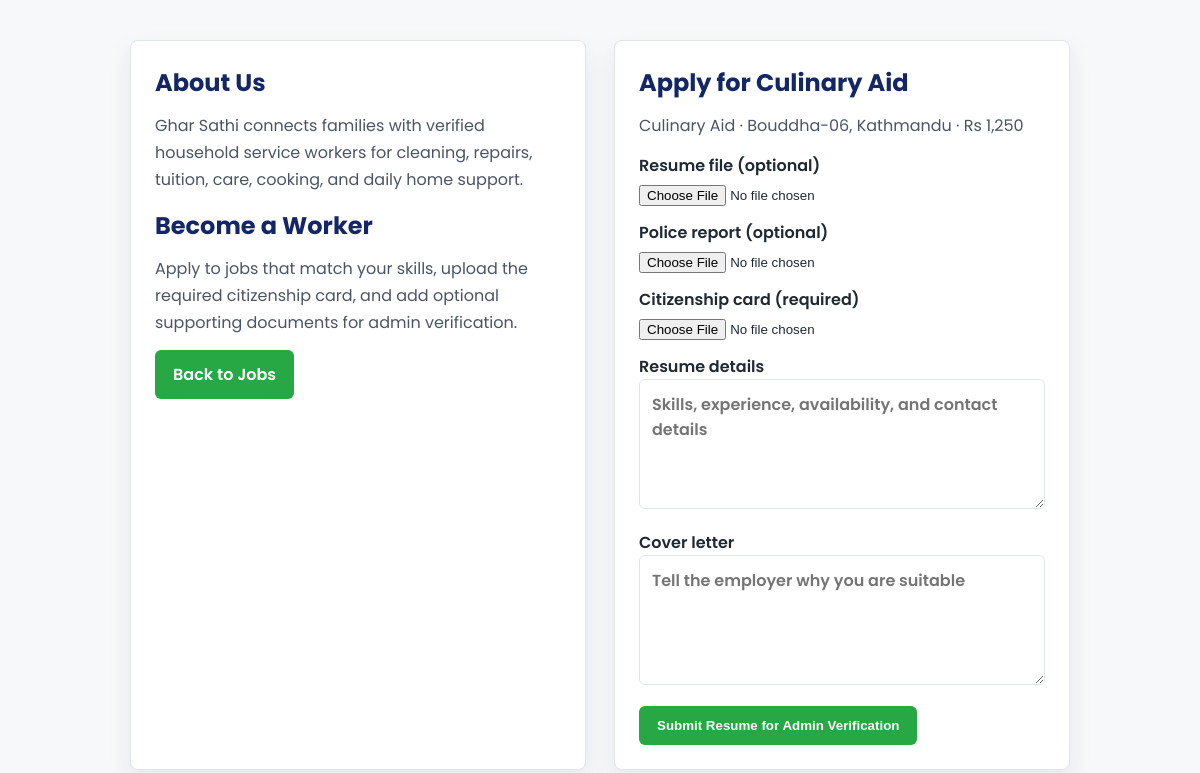
Screenshot of /AboutUsPage/apply_resume.php?job_id=2 (signed in) with the database file from the repository.
### tables this page shows
CREATE TABLE IF NOT EXISTS jobs (
    job_id INT AUTO_INCREMENT PRIMARY KEY,
    employer_id INT NOT NULL,
    category_id INT NOT NULL,
    title VARCHAR(150) NOT NULL,
    description TEXT,
    job_type VARCHAR(50),
    salary DECIMAL(10,2) DEFAULT 0,
    location VARCHAR(100),
    created_at TIMESTAMP DEFAULT CURRENT_TIMESTAMP,
    FOREIGN KEY (employer_id) REFERENCES users(user_id) ON DELETE CASCADE,
    FOREIGN KEY (category_id) REFERENCES categories(category_id) ON DELETE CASCADE
);

CREATE TABLE IF NOT EXISTS categories (
    category_id INT AUTO_INCREMENT PRIMARY KEY,
    category_name VARCHAR(100) NOT NULL UNIQUE
);

### includes/app.php (called while the page is built, shortened)
<?php
function e($value) {
    return htmlspecialchars((string) $value, ENT_QUOTES, 'UTF-8');
}
    ?>

### AboutUsPage/apply_resume.php (the view, shortened to what this page needs)
<?php
require_once __DIR__ . '/../includes/app.php';
$jobId = (int) ($_GET['job_id'] ?? $_POST['job_id'] ?? 0);
$job = null;
if ($jobId > 0) {
    $stmt = mysqli_prepare(
        $conn,
        'SELECT jobs.*, categories.category_name
         FROM jobs
         INNER JOIN categories ON categories.category_id = jobs.category_id
         WHERE jobs.job_id = ? LIMIT 1'
    );
    mysqli_stmt_bind_param($stmt, 'i', $jobId);
    mysqli_stmt_execute($stmt);
    $job = mysqli_fetch_assoc(mysqli_stmt_get_result($stmt));
}
?>
<!DOCTYPE html>
<html lang="en">
<head>
<link rel="stylesheet" href="aboutus.css">
</head>
<body>
<main class="apply-wrap">
<section class="apply-panel">
<h1>About Us</h1>
<p>Ghar Sathi connects families with verified household service workers for cleaning, repairs, tuition, care, cooking, and daily home support.</p>
<h2>Become a Worker</h2>
<p>Apply to jobs that match your skills, upload the required citizenship card, and add optional supporting documents for admin verification.</p>
<a class="back-link" href="../JobsPage/jobs.php">Back to Jobs</a>
</section>
<section class="apply-panel">
<?php if (!$job): ?>
<h2>Job not found</h2>
<p>Please return to the jobs page and choose a valid job.</p>
<?php else: ?>
<h2>Apply for <?php echo e($job['title']); ?></h2>
<p><?php echo e($job['category_name']); ?> · <?php echo e($job['location']); ?> · Rs <?php echo e(number_format((float) $job['salary'], 0)); ?></p>
<form class="resume-form" action="../JobsPage/apply_job.php" method="POST" enctype="multipart/form-data">
<label>Resume file <span class="muted">(optional)</span>
<input type="file" name="resume" accept=".pdf,.doc,.docx,.jpg,.jpeg,.png">
</label>
<label>Police report <span class="muted">(optional)</span>
<input type="file" name="police_report" accept=".pdf,.doc,.docx,.jpg,.jpeg,.png">
</label>
<label>Citizenship card <span class="muted">(required)</span>
<input type="file" name="citizenship_card" accept=".pdf,.doc,.docx,.jpg,.jpeg,.png" required>
</label>
<label>Resume details
<textarea name="resume_text" placeholder="Skills, experience, availability, and contact details" required></textarea>
</label>
<label>Cover letter
<textarea name="cover_letter" placeholder="Tell the employer why you are suitable"></textarea>
</label>
<button type="submit">Submit Resume for Admin Verification</button>
</form>
<?php endif; ?>
</section>
</main>
</body>
</html>

### AboutUsPage/aboutus.css (style rules this page uses)
* { margin:0; padding:0; box-sizing:border-box; }
body { font-family:'Poppins',sans-serif; color:#222; background:#f7f8fa; }
a { text-decoration:none; }

### AboutUsPage/apply_resume.php (style rules this page uses)
.apply-wrap { max-width:980px;margin:40px auto;padding:0 20px;display:grid;grid-template-columns:1fr 1fr;gap:28px }
.apply-panel { background:#fff;border:1px solid #dfe7e3;border-radius:8px;padding:24px;box-shadow:0 10px 24px rgba(16,35,74,.08) }
.apply-panel h1,.apply-panel h2 { color:#132766;margin-bottom:12px }
.apply-panel p { line-height:1.7;color:#4b5563;margin-bottom:14px }
.resume-form label { display:block;margin-bottom:14px;color:#1f2933;font-weight:600 }
.resume-form textarea { width:100%;min-height:130px;border:1px solid #dfe7e3;border-radius:6px;padding:12px;font:inherit }
.resume-form input[type=file] { display:block;margin-top:7px }
.resume-form button,.back-link { display:inline-flex;border:0;border-radius:6px;background:#28a745;color:#fff;padding:12px 18px;font-weight:600;text-decoration:none }

### rows the page displays
jobs: title "Culinary Aid", category.category_name "Culinary Aid", location "Bouddha-06, Kathmandu", salary "1,250"
